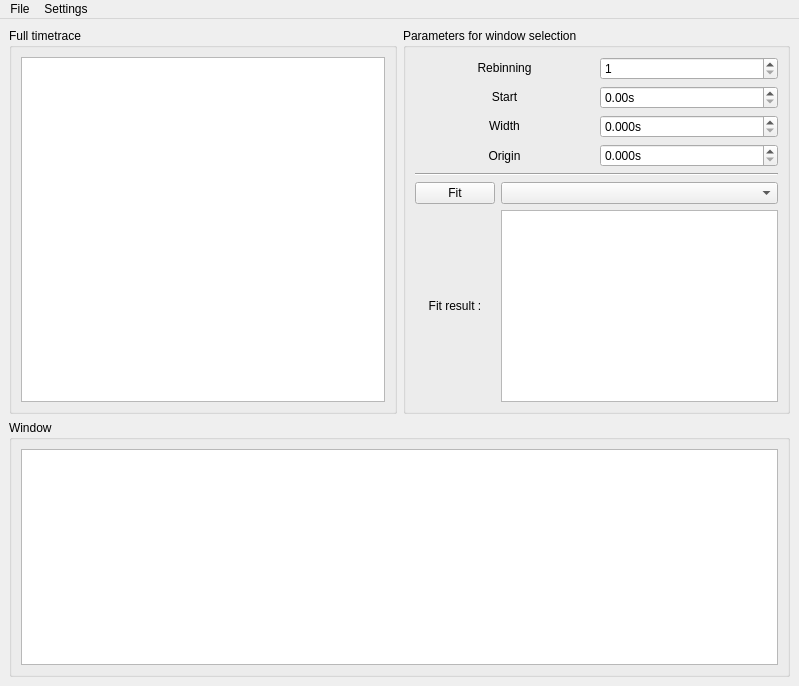
<?xml version="1.0" encoding="UTF-8"?>
<ui version="4.0">
 <class>MainWindow</class>
 <widget class="QMainWindow" name="MainWindow">
  <property name="geometry">
   <rect>
    <x>0</x>
    <y>0</y>
    <width>799</width>
    <height>686</height>
   </rect>
  </property>
  <property name="windowTitle">
   <string>MainWindow</string>
  </property>
  <widget class="QWidget" name="centralwidget">
   <layout class="QGridLayout" name="gridLayout">
    <item row="0" column="0">
     <widget class="QGroupBox" name="groupBox_full_timetrace">
      <property name="title">
       <string>Full timetrace</string>
      </property>
      <layout class="QGridLayout" name="gridLayout_27">
       <item row="0" column="0">
        <layout class="QGridLayout" name="gridLayout_full_timetrace">
         <item row="1" column="0">
          <widget class="PlotWidget" name="full_timetrace_PlotWidget"/>
         </item>
        </layout>
       </item>
      </layout>
     </widget>
    </item>
    <item row="1" column="0" colspan="2">
     <widget class="QGroupBox" name="groupBox_window">
      <property name="title">
       <string>Window</string>
      </property>
      <layout class="QGridLayout" name="gridLayout_32">
       <item row="0" column="0">
        <layout class="QGridLayout" name="gridLayout_window">
         <item row="0" column="0" colspan="2">
          <widget class="PlotWidget" name="window_PlotWidget"/>
         </item>
        </layout>
       </item>
      </layout>
     </widget>
    </item>
    <item row="0" column="1">
     <widget class="QGroupBox" name="groupBox_parameters">
      <property name="title">
       <string>Parameters for window selection</string>
      </property>
      <layout class="QGridLayout" name="gridLayout_34">
       <item row="0" column="1">
        <layout class="QGridLayout" name="gridLayout_2">
         <item row="2" column="0">
          <widget class="QLabel" name="param_3_width_label">
           <property name="sizePolicy">
            <sizepolicy hsizetype="Preferred" vsizetype="Fixed">
             <horstretch>0</horstretch>
             <verstretch>0</verstretch>
            </sizepolicy>
           </property>
           <property name="text">
            <string>Width</string>
           </property>
           <property name="alignment">
            <set>Qt::AlignCenter</set>
           </property>
          </widget>
         </item>
         <item row="1" column="1">
          <widget class="ScienDSpinBox" name="param_2_start_DSpinBox">
           <property name="suffix">
            <string>s</string>
           </property>
          </widget>
         </item>
         <item row="2" column="1">
          <widget class="ScienDSpinBox" name="param_3_width_DSpinBox">
           <property name="sizePolicy">
            <sizepolicy hsizetype="Preferred" vsizetype="Fixed">
             <horstretch>0</horstretch>
             <verstretch>0</verstretch>
            </sizepolicy>
           </property>
           <property name="suffix">
            <string>s</string>
           </property>
           <property name="decimals">
            <number>3</number>
           </property>
           <property name="maximum">
            <double>999999999.990000009536743</double>
           </property>
          </widget>
         </item>
         <item row="3" column="1">
          <widget class="ScienDSpinBox" name="param_4_origin_DSpinBox">
           <property name="sizePolicy">
            <sizepolicy hsizetype="Preferred" vsizetype="Fixed">
             <horstretch>0</horstretch>
             <verstretch>0</verstretch>
            </sizepolicy>
           </property>
           <property name="suffix">
            <string>s</string>
           </property>
           <property name="decimals">
            <number>3</number>
           </property>
           <property name="maximum">
            <double>999999999.990000009536743</double>
           </property>
          </widget>
         </item>
         <item row="3" column="0">
          <widget class="QLabel" name="param_4_origin_label">
           <property name="text">
            <string>Origin</string>
           </property>
           <property name="alignment">
            <set>Qt::AlignCenter</set>
           </property>
          </widget>
         </item>
         <item row="1" column="0">
          <widget class="QLabel" name="param_2_start_label">
           <property name="sizePolicy">
            <sizepolicy hsizetype="Preferred" vsizetype="Fixed">
             <horstretch>0</horstretch>
             <verstretch>0</verstretch>
            </sizepolicy>
           </property>
           <property name="text">
            <string>Start</string>
           </property>
           <property name="alignment">
            <set>Qt::AlignCenter</set>
           </property>
          </widget>
         </item>
         <item row="0" column="0">
          <widget class="QLabel" name="param_1_rebinnig_label">
           <property name="sizePolicy">
            <sizepolicy hsizetype="Preferred" vsizetype="Fixed">
             <horstretch>0</horstretch>
             <verstretch>0</verstretch>
            </sizepolicy>
           </property>
           <property name="text">
            <string>Rebinning</string>
           </property>
           <property name="alignment">
            <set>Qt::AlignCenter</set>
           </property>
          </widget>
         </item>
         <item row="0" column="1">
          <widget class="QSpinBox" name="param_1_rebinnig_spinBox">
           <property name="minimum">
            <number>1</number>
           </property>
           <property name="maximum">
            <number>100000</number>
           </property>
          </widget>
         </item>
        </layout>
       </item>
       <item row="1" column="1">
        <widget class="Line" name="line">
         <property name="orientation">
          <enum>Qt::Horizontal</enum>
         </property>
        </widget>
       </item>
       <item row="2" column="1">
        <layout class="QGridLayout" name="gridLayout_fit">
         <item row="1" column="0">
          <widget class="QLabel" name="label_fit_result">
           <property name="text">
            <string>Fit result :</string>
           </property>
           <property name="alignment">
            <set>Qt::AlignCenter</set>
           </property>
          </widget>
         </item>
         <item row="0" column="0">
          <widget class="QPushButton" name="timetrace_fit_pushButton">
           <property name="text">
            <string>Fit</string>
           </property>
          </widget>
         </item>
         <item row="0" column="1">
          <widget class="FitSettingsComboBox" name="fit_method_comboBox">
           <property name="sizePolicy">
            <sizepolicy hsizetype="Expanding" vsizetype="Fixed">
             <horstretch>0</horstretch>
             <verstretch>0</verstretch>
            </sizepolicy>
           </property>
          </widget>
         </item>
         <item row="1" column="1">
          <widget class="QTextBrowser" name="fit_result_textBrowser"/>
         </item>
        </layout>
       </item>
      </layout>
     </widget>
    </item>
   </layout>
  </widget>
  <widget class="QMenuBar" name="menuBar">
   <property name="geometry">
    <rect>
     <x>0</x>
     <y>0</y>
     <width>799</width>
     <height>21</height>
    </rect>
   </property>
   <widget class="QMenu" name="menuFile">
    <property name="title">
     <string>File</string>
    </property>
    <addaction name="actionSave"/>
   </widget>
   <widget class="QMenu" name="menuSettings">
    <property name="title">
     <string>Settings</string>
    </property>
    <addaction name="action_FitSettings"/>
   </widget>
   <addaction name="menuFile"/>
   <addaction name="menuSettings"/>
  </widget>
  <action name="actionSave">
   <property name="icon">
    <iconset>
     <normaloff>../../artwork/icons/oxygen/22x22/document-save.png</normaloff>../../artwork/icons/oxygen/22x22/document-save.png</iconset>
   </property>
   <property name="text">
    <string>Save</string>
   </property>
  </action>
  <action name="action_FitSettings">
   <property name="icon">
    <iconset>
     <normaloff>../../artwork/icons/oxygen/22x22/configure.png</normaloff>../../artwork/icons/oxygen/22x22/configure.png</iconset>
   </property>
   <property name="text">
    <string>Fit settings</string>
   </property>
  </action>
 </widget>
 <customwidgets>
  <customwidget>
   <class>ScienDSpinBox</class>
   <extends>QDoubleSpinBox</extends>
   <header>qtwidgets.scientific_spinbox.h</header>
  </customwidget>
  <customwidget>
   <class>PlotWidget</class>
   <extends>QGraphicsView</extends>
   <header>pyqtgraph</header>
  </customwidget>
  <customwidget>
   <class>FitSettingsComboBox</class>
   <extends>QComboBox</extends>
   <header>gui/fitsettings</header>
  </customwidget>
 </customwidgets>
 <tabstops>
  <tabstop>param_3_width_DSpinBox</tabstop>
  <tabstop>param_4_origin_DSpinBox</tabstop>
  <tabstop>window_PlotWidget</tabstop>
 </tabstops>
 <resources/>
 <connections/>
</ui>
